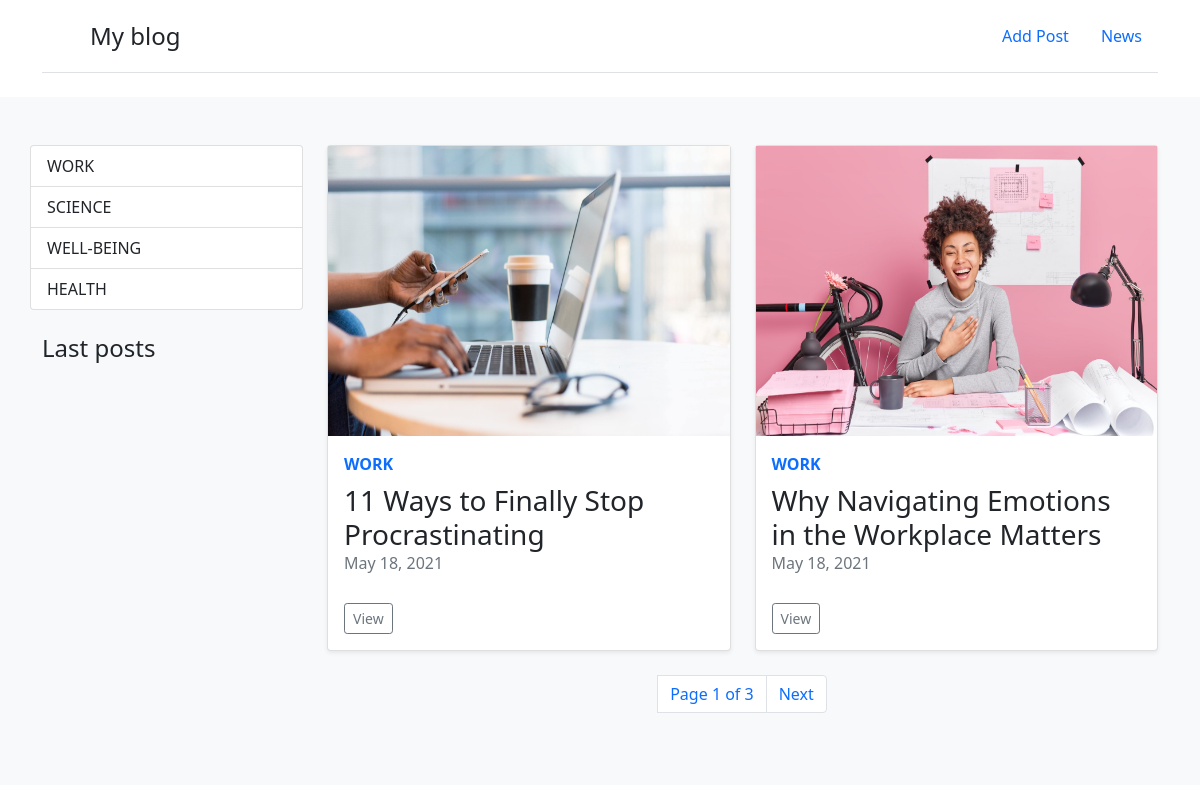
Screenshot of /blog/category/1/ with the database file from the repository.
### blog/models.py (models this page shows, shortened)
class Category(models.Model):
    class Meta:
        db_table = 'categories'
        verbose_name = 'Category'
        verbose_name_plural = 'Categories'
    title = models.CharField(verbose_name='Title', max_length=200, blank=False, null=False)
    def __str__(self):
        return self.title

class Post(models.Model):
    class Meta:
        db_table = 'posts'
        verbose_name = 'Post'
        verbose_name_plural = 'Posts'
    author = models.ForeignKey(User, verbose_name='Author', on_delete=models.CASCADE)
    category = models.ForeignKey(Category, verbose_name='Category', on_delete=models.CASCADE, blank=True, null=True)
    title = models.CharField(verbose_name='Title', max_length=200, blank=False, null=False)
    content = HTMLField(verbose_name='Content', blank=False, null=False)
    date_created = models.DateTimeField(verbose_name='Created data', auto_now_add=True)
    date_updated = models.DateTimeField(verbose_name='Updated data', auto_now=True)
    photo = models.ImageField(upload_to='media', null=True, blank=True)
    is_published = models.BooleanField(default=True)

### blog/views.py (the view)
# urls.py: path('category/<int:category_id>/', get_category, name='category'),
def get_category(request, category_id):
    posts = Post.objects.filter(category_id=category_id)  # all -> filter
    categories = Category.objects.all()
    paginator = Paginator(posts, 2)  # show 2 posts per page
    page_number = request.GET.get('page')
    page_obj = paginator.get_page(page_number)
    return render(request, 'feed.html', {
        'categories': categories,
        'page_obj': page_obj,
    })

### blog/templatetags/blog_widgets.py (called while the page is built)
@register.inclusion_tag('widgetlastposts.html')
def get_last_posts(max_items=5):
    posts = Post.objects.filter(date_created__gte=date.today())[0:max_items]
    return {'posts': posts}

### templates/feed.html
{% extends 'index.html' %}
{% block content %}
    {% for post in page_obj %}
        <div class="col-6">
            <div class="card h-100 shadow-sm"  >
                <img  height="290" src="/{{ post.photo }}" />
                <div class="card-body" >
                    <strong class="d-inline-block mb-2 text-primary">{{ post.category }}</strong>
                    <h3 class="mb-0">{{ post.title }}</h3>
                    <div class="mb-1 text-muted">{{ post.date_created|date:"M d, Y" }}</div>
                    <br/>
                    <a  href="/blog/post/{{ post.id }}" type="button" class="btn btn-sm btn-outline-secondary ">View</a>
                </div>
            </div>
        </div>
    {% endfor %}
    <div class="container">
        {% include 'pagination.html' %}
    </div>
{% endblock %}

### templates/index.html (shortened to what this page needs)
{% load blog_widgets %}
<!doctype html>
<html lang="en">
<head>
    <link href="https://cdn.jsdelivr.net/npm/bootstrap@5.0.1/dist/css/bootstrap.min.css" rel="stylesheet"
>
</head>
<body>
<div class="container">
    <header class="d-flex flex-wrap justify-content-center py-3 mb-4 border-bottom">
        <a href="/" class="d-flex align-items-center mb-3 mb-md-0 me-md-auto text-dark text-decoration-none">
            <svg class="bi me-2" width="40" height="32">
                <use xlink:href="#bootstrap"></use>
            </svg>
            <span class="fs-4">My blog</span>
        </a>
        <ul class="nav nav-pills">
            <li class="nav-item"><a href="/blog/add_post/" class="nav-link">Add Post</a></li>
            <li class="nav-item"><a href="#" class="nav-link">News</a></li>
        </ul>
    </header>
</div>
<div class="album py-5 bg-light">
    <div class="container">
        <div class="row">
            <div class="col-3">
                <div class="row">
                    <div class="list-group">
                        {% for item_category in categories %}
                            <a href="/blog/category/{{ item_category.id }}"
                               class="list-group-item list-group-item-action">{{ item_category.title }} </a>
                        {% endfor %}
                    </div>
                </div>
                <br/>
                <div class="row">
                    {% get_last_posts 5 %}
                </div>
            </div>
            <div class="col-9">
                <div class="row">
                    {% block content %} {% endblock %}
                </div>
            </div>
        </div>
    </div>
</div>
</body>
</html>

### rows the page displays
Category: title "WORK"
Category: title "SCIENCE"
Category: title "WELL-BEING"
Category: title "HEALTH"
Post: photo (picture), category "WORK", title "11 Ways to Finally Stop Procrastinating", date_created "May 18, 2021"
Post: photo (picture), category "WORK", title "Why Navigating Emotions in the Workplace Matters", date_created "May 18, 2021"

### other values shown
{{ page_obj.number }} "1"
{{ page_obj.paginator.num_pages }} "3"
